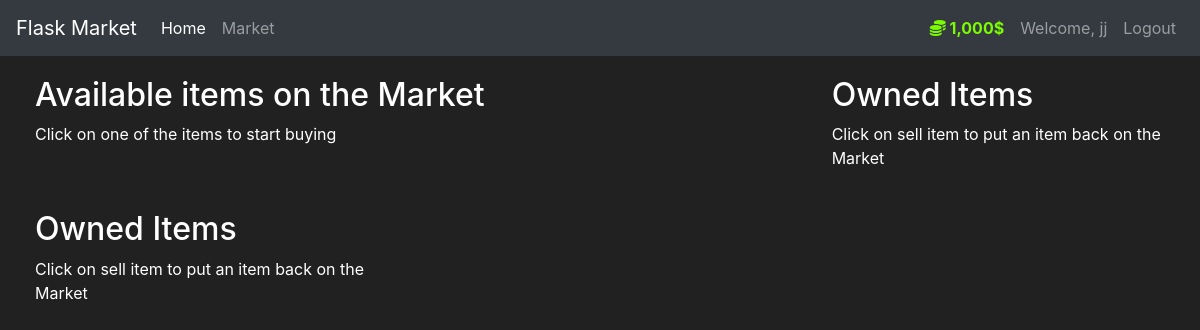
/market (signed in), run on an earlier commit of the app's database.
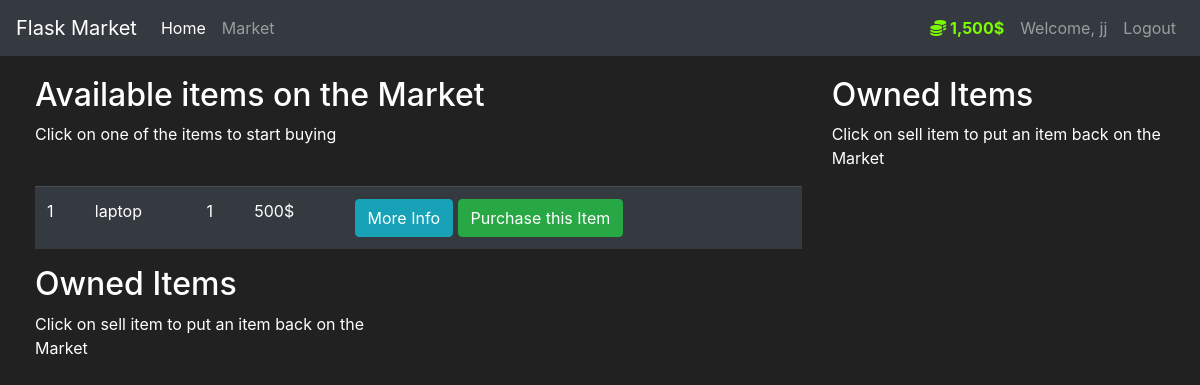
And on a later commit of the database.
### market/models.py (models this page shows, shortened)
class User(db.Model, UserMixin):
    id = db.Column(db.Integer(), primary_key=True)
    username = db.Column(db.String(length=30), nullable=False, unique=True)
    email_address = db.Column(db.String(length=50), nullable=False, unique=True)
    password_hash = db.Column(db.String(length=60), nullable=False)
    budget = db.Column(db.Integer(), nullable=False, default=1000)
    items = db.relationship('Item', backref='owned_user', lazy=True)
    @property
    def prettier_budget(self):
        if len(str(self.budget)) >= 4:
            return f'{str(self.budget)[:-3]},{str(self.budget)[-3:]}$'
        else:
            return f"{self.budget}$"
    @property
    def password(self):
        return self.password

class Item(db.Model):
    id = db.Column(db.Integer(), primary_key=True)
    name = db.Column(db.String(length=30), nullable=False, unique=True)
    price = db.Column(db.Integer(), nullable=False)
    barcode = db.Column(db.String(length=12), nullable=False, unique=True)
    description = db.Column(db.String(length=1024), nullable=False, unique=True)
    owner = db.Column(db.Integer(), db.ForeignKey('user.id'))

### market/routes.py (the view, shortened to what this page needs)
@app.route('/market', methods=['GET', 'POST'])
@login_required
def market_page():
    purchase_form = PurchaseItemForm()
    selling_form = SellItemForm()
    if request.method == "GET":
        items = Item.query.filter_by(owner=None)
        owned_items = Item.query.filter_by(owner=current_user.id)
        return render_template('market.html', items=items, purchase_form=purchase_form, owned_items=owned_items, selling_form=selling_form)

### market/models.py (called while the page is built)
@login_manager.user_loader
def load_user(user_id):
    return User.query.get(int(user_id))

### market/templates/market.html (shortened to what this page needs)
{% extends 'base.html' %}
{% block content %}
    <div class="row" style="margin-top:20px; margin-left:20px">
        <div class="col-8">
            <h2>Available items on the Market</h2>
            <p>Click on one of the items to start buying</p>
            <br>
            <table class="table table-hover table-dark">
                <thead>
                {% for item in items %}
                    <tr>
                        <td>{{ item.id }}</td>
                        <td>{{ item.name }}</td>
                        <td>{{ item.barcode }}</td>
                        <td>{{ item.price }}$</td>
                        <td>
                            <button class="btn btn-outline btn-info" data-toggle="modal"
                                    data-target="#Modal-MoreInfo-{{ item.id }}">More Info
                            </button>
                            <button class="btn btn-outline btn-success" data-toggle="modal"
                                    data-target="#Modal-PurchaseConfirm-{{ item.id }}">Purchase this Item
                            </button>
                        </td>
                    </tr>
                {% endfor %}
            </table>
        </div>
        <div class="col-4">
            <h2>Owned Items</h2>
            <p>Click on sell item to put an item back on the Market</p>
            <br>
        </div>
        <div class="col-4">
            <h2>Owned Items</h2>
            <p>Click on sell item to put an item back on the Market</p>
            <br>
        </div>
    </div>
{% endblock %}

### market/templates/base.html (shortened to what this page needs)
<!doctype html>
<html lang="en">
   <head>
      <link rel="stylesheet" href="https://cdn.jsdelivr.net/npm/bootstrap@4.5.3/dist/css/bootstrap.min.css">
   </head>
   <body>
    <nav class="navbar navbar-expand-md navbar-dark bg-dark">
      <a class="navbar-brand" href="#">Flask Market</a>
      <div class="collapse navbar-collapse" id="navbarNav">
        <ul class="navbar-nav mr-auto">
            <li class="nav-item active">
                <a class="nav-link" href="{{ url_for('home_page') }}">Home <span class="sr-only">(current)</span></a>
            </li>
            <li class="nav-item">
                <a class="nav-link" href="{{ url_for('market_page') }}">Market</a>
            </li>
        </ul>
          {% if current_user.is_authenticated %}
            <ul class="navbar-nav">
                <li class="nav-item">
                    <a class="nav-link" style="color: lawngreen; font-weight: bold">
                        <i class="fas fa-coins"></i>
                        {{ current_user.prettier_budget }}
                    </a>
                </li>
                <li class="nav-item">
                    <a class="nav-link">Welcome, {{ current_user.username }}</a>
                </li>
                <li class="nav-item">
                    <a class="nav-link" href="{{ url_for('logout_page') }}">Logout</a>
                </li>
            </ul>
          {% endif %}
      </div>
    </nav>
      {% block content %}
      {% endblock %}
   </body>
</html>

### market/templates/base.html (style rules this page uses)
body { background-color: #212121; color: white }

What changed in the data, as far as the page shows it:
changed User "jj": prettier_budget "1,000$" → "1,500$"
added Item: id "1", name "laptop", barcode "1", price "500"
